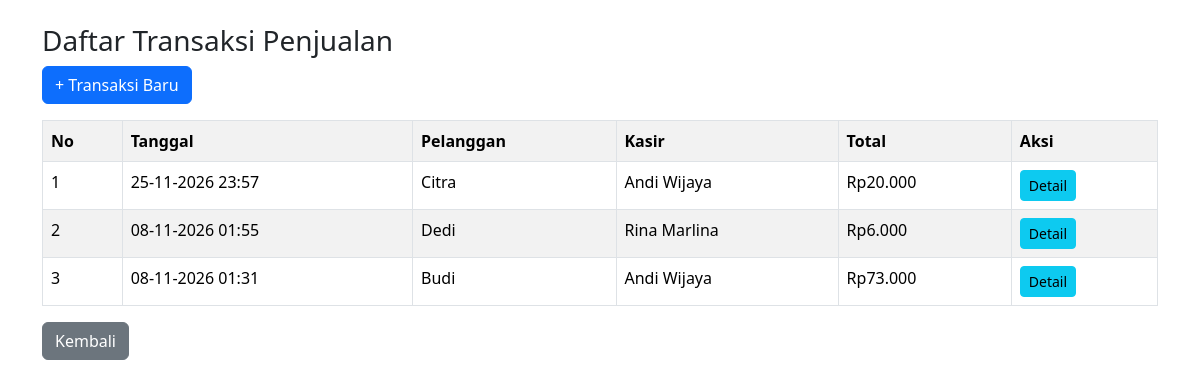
/transaksi.php (signed in), run on the app's committed database.
### tables this page shows
CREATE TABLE `transaksi_penjualan` (
  `id_transaksi` int NOT NULL,
  `id_pelanggan` int DEFAULT NULL,
  `id_karyawan` int DEFAULT NULL,
  `tanggal` datetime DEFAULT CURRENT_TIMESTAMP,
  `total` int NOT NULL DEFAULT '0'
);

CREATE TABLE `pelanggan` (
  `id_pelanggan` int NOT NULL,
  `nama_pelanggan` varchar(100) NOT NULL,
  `no_hp` varchar(20) DEFAULT NULL,
  `alamat` varchar(255) DEFAULT NULL
);

CREATE TABLE `karyawan` (
  `id_karyawan` int NOT NULL,
  `nama_karyawan` varchar(100) NOT NULL,
  `jabatan` varchar(50) NOT NULL,
  `no_hp` varchar(20) DEFAULT NULL
);

### transaksi.php (the view, shortened to what this page needs)
<?php
require "koneksi.php";
$sql = "SELECT t.id_transaksi, t.tanggal, t.total, p.nama_pelanggan, k.nama_karyawan
        FROM transaksi_penjualan t
        JOIN pelanggan p ON t.id_pelanggan = p.id_pelanggan
        JOIN karyawan k ON t.id_karyawan = k.id_karyawan
        ORDER BY t.id_transaksi DESC";
$data = mysqli_query($koneksi, $sql);
?>
<!DOCTYPE html>
<html lang="id">
<head>
  <link href="https://cdn.jsdelivr.net/npm/bootstrap@5.3.3/dist/css/bootstrap.min.css" rel="stylesheet">
</head>
<body>
<div class="container mt-4">
  <h3>Daftar Transaksi Penjualan</h3>
  <a href="tambah_transaksi.php" class="btn btn-primary mb-3">+ Transaksi Baru</a>
  <table class="table table-bordered table-striped">
    <tr><th>No</th><th>Tanggal</th><th>Pelanggan</th><th>Kasir</th><th>Total</th><th>Aksi</th></tr>
    <?php $no = 1; while ($row = mysqli_fetch_assoc($data)) { ?>
    <tr>
      <td><?= $no++ ?></td>
      <td><?= date('d-m-Y H:i', strtotime($row['tanggal'])) ?></td>
      <td><?= $row['nama_pelanggan'] ?></td>
      <td><?= $row['nama_karyawan'] ?></td>
      <td>Rp<?= number_format($row['total'], 0, ',', '.') ?></td>
      <td>
        <a href="detail_transaksi.php?id=<?= $row['id_transaksi'] ?>" class="btn btn-info btn-sm">Detail</a>
      </td>
    </tr>
    <?php } ?>
  </table>
  <a href="index.php" class="btn btn-secondary">Kembali</a>
</div>
</body>
</html>

### data on the page
transaksi_penjualan: tanggal "25-11-2026 23:57", id_pelanggan.nama_pelanggan "Citra", id_karyawan.nama_karyawan "Andi Wijaya", total "20.000"
transaksi_penjualan: tanggal "08-11-2026 01:55", id_pelanggan.nama_pelanggan "Dedi", id_karyawan.nama_karyawan "Rina Marlina", total "6.000"
transaksi_penjualan: tanggal "08-11-2026 01:31", id_pelanggan.nama_pelanggan "Budi", id_karyawan.nama_karyawan "Andi Wijaya", total "73.000"
